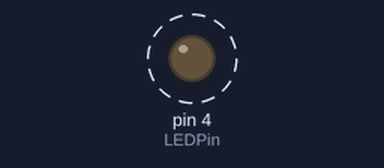
Recording of a sketch running on a simulated Arduino Uno, built with avr-gcc and run on an emulated ATmega328P. On the bench: output pins drawn as LEDs (lit = HIGH). Dashed ring = blinking.

Above: at 0.2 s.
Timing chart, 0 to 3.0 s (numbered marks = the images above):
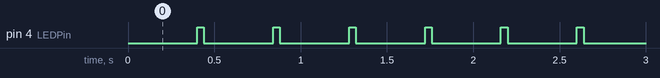

The sketch:

testhigh.ino
```cpp
const int LEDPin = 4;

void setup() {
  // put your setup code here, to run once:
  pinMode(LEDPin, OUTPUT);
}

void loop() {
  // put your main code here, to run repeatedly:
  digitalWrite(4, LOW);
  delay(400);
  digitalWrite(4, HIGH);
  delay(40);
}
```

Measured:
- by itself, pin 4 (LEDPin): alternates HIGH for 0.04 s and LOW for 0.40 s
